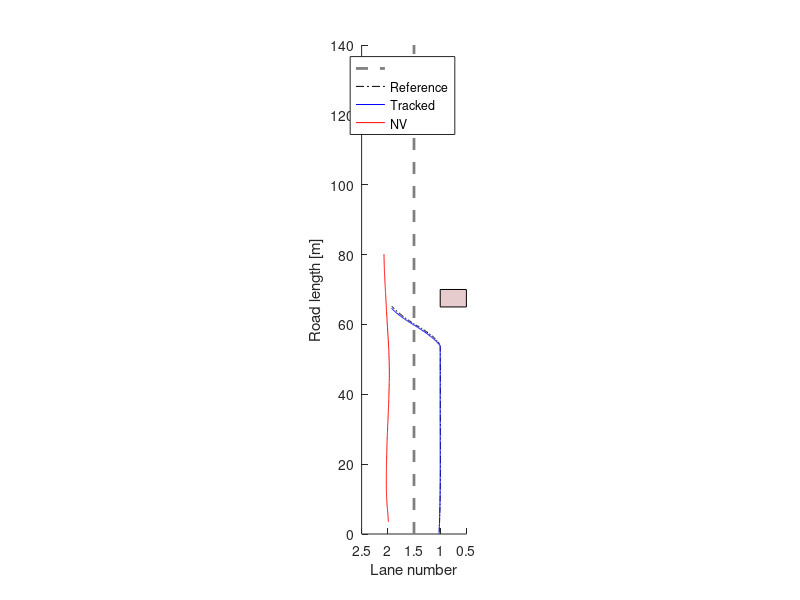
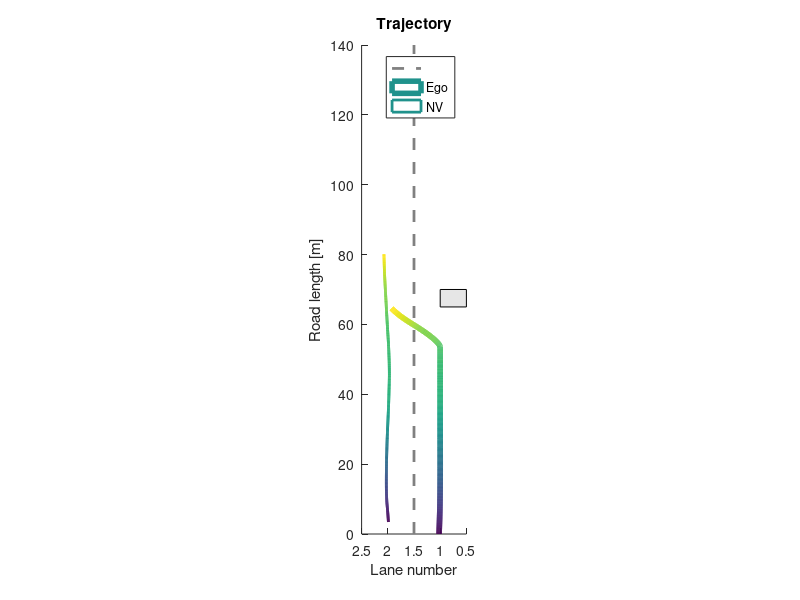

MATLAB code for these plots, in order: (Note: this script raises an error after producing the figures.)
% Viranjan Bhattacharyya
% EMC2 Lab Clemson University

clear, clc, close all

% log_data = load("log_jb3.txt");
% log_data = load("log_vb.txt");
log_data = load("log_az2.txt");
%%
% start = 154;
% fin = 590;
% start = 160;
% fin = 777;
start = 355;
fin = 1014;
X = log_data(start:fin, 1:5);
X_ref = log_data(start:fin, 7:11);
Ua = log_data(start:fin, 12);
Ul = log_data(start:fin, 13);
X_nv = log_data(start:fin, 15:17);
X_obs = log_data(start:fin, 19);
roadlength = 140;
%%
figure(1)
set (gca,'DataAspectRatio',[1 15 1],'Xdir','reverse','Xlim',[0.5 2.5],'Ylim',[0 roadlength])
hold on 
plot([1.5 1.5],[0 roadlength],'--','LineWidth',2,'Color',[0.5 0.5 0.5]) % lane marking
plot(X_ref(:,4),X_ref(:,1),'-.k')
plot(X(:,4),X(:,1),'b')
plot(X_nv(:,3),X_nv(:,1),'r')
rectangle('Position',[0.5 (X_obs(1)-5) 0.5 5],'FaceColor',[0.9 0.8 0.8])
xlabel('Lane number')
ylabel('Road length [m]')
legend('','Reference','Tracked','NV')
%%
figure(2)
set (gca,'DataAspectRatio',[1 15 1],'Xdir','reverse','Xlim',[0.5 2.5],'Ylim',[0 roadlength])
hold on 
plot([1.5 1.5],[0 roadlength],'--','LineWidth',2,'Color',[0.5 0.5 0.5]) % lane marking
l = X(:,4)';
s = X(:,1)';
z = zeros(size(s));
col = 1:(fin - start + 1);
surface([l;l],[s;s],[z;z],[col;col],...
        'facecol','no',...
        'edgecol','interp',...
        'linew',4);
l_nv = X_nv(:,3)';
s_nv = X_nv(:,1)';
surface([l_nv;l_nv],[s_nv;s_nv],[z;z],[col;col],...
        'facecol','no',...
        'edgecol','interp',...
        'linew',2);
rectangle('Position',[0.5 (X_obs(1)-5) 0.5 5],'FaceColor',[0.9 0.9 0.9])
xlabel('Lane number')
ylabel('Road length [m]')
legend('', 'Ego', 'NV')
title('Trajectory')
%%
RMSE = rmse(X_ref, X);
%%
figure(3)
subplot(211)
plot(Ua,'g')
hold on
plot(X(:,3));
ylabel('m/s^2')
legend('Command acceleration','Ego acceleration')
subplot(212)
plot(Ul,'g')
hold on
plot(X(:,4))
ylabel('Lane')
legend('Command lane', 'Ego')
%%
figure(4)
plot(Ua, 'g')
hold on
plot(X(:,3))
plot(X_ref(:,3))
ylim([-2 2])
ylabel('m/s^2')
legend('Commanded acceleration','Ego acceleration','Reference acceleration')
%%
figure(5)
plot(X(:,2))
hold on
plot(X_nv(:,2))
ylabel('m/s')
legend('Ego', 'NV')
title('Speed')
